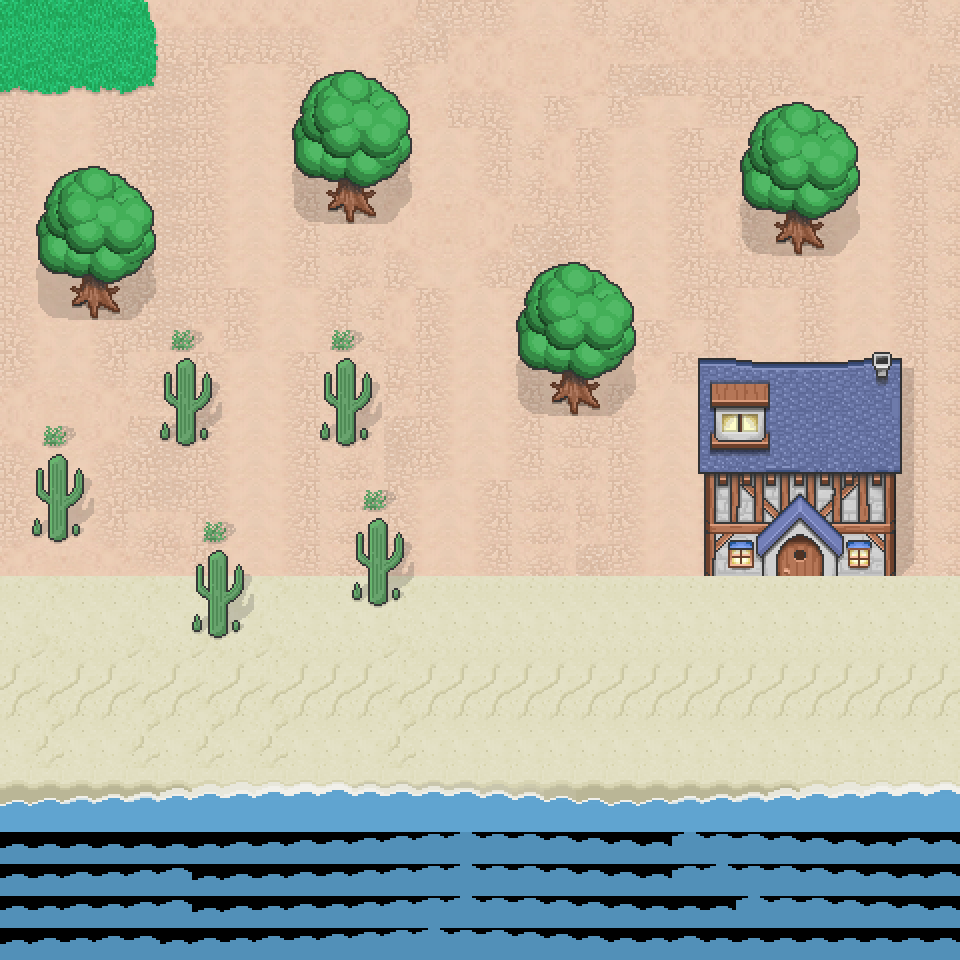

A 2D game scene composited from a Tiled map and its tileset images. What follows is a short description and the map's XML, with each tile layer's data collapsed to a summary:
An orthogonal 30x30 tile map with 32x32 px tiles, 3 tile layers (sea, land, green).

<map version="1.0" orientation="orthogonal" renderorder="right-up" width="30" height="30" tilewidth="32" tileheight="32" nextobjectid="1">
 <tileset firstgid="1" name="tilesheet" tilewidth="32" tileheight="32" tilecount="1960">
  <image source="tilesheet.png" width="640" height="3136" />
 </tileset>
 <layer name="sea" width="30" height="30">
  <data>[900 cells, 137 non-empty, 15 distinct tile ids]</data>
 </layer>
 <layer name="land" width="30" height="30">
  <data>[900 cells, 780 non-empty, 74 distinct tile ids]</data>
 </layer>
 <layer name="green" width="30" height="30">
  <data>[900 cells, 191 non-empty, 99 distinct tile ids]</data>
 </layer>
</map>
